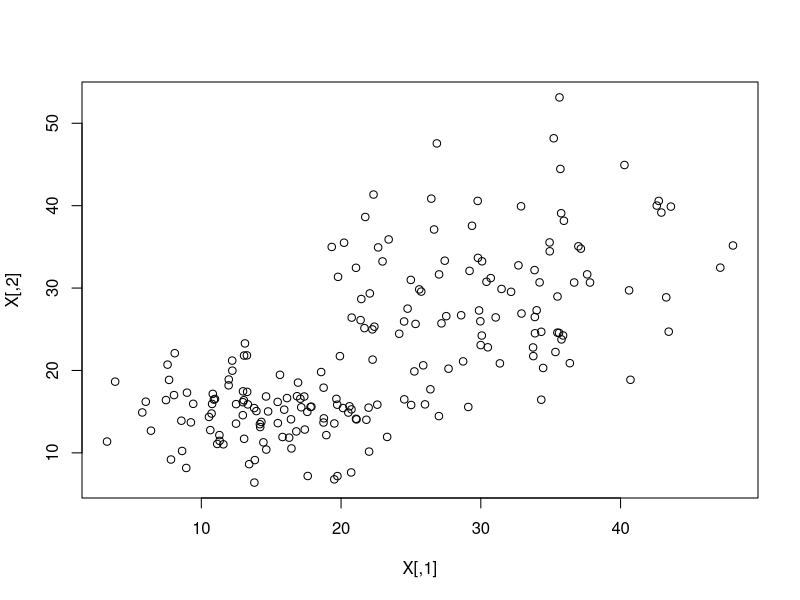
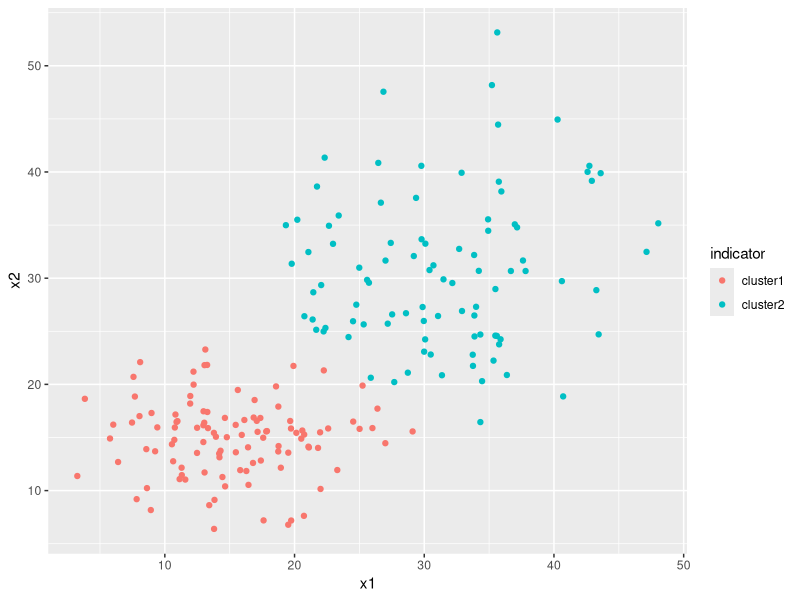

The R script that drew these images, in order:
####################################################
##### Stat 102B/Sanchez 
#####
##### NAME: Albert
##### ID: 404623355 
##### Date: 5/8/18  
#####  For lecture on k-means optimization algorithm
##### Using simulated MVN data for two different populations
##### to illustrate that it works. 
#####    
#############################################################

#######################################
# Programs for k-means algorithm of 
# made up data. 
#######################################

### generate an artificial X matrix to show 
## that algorithm works. 

X=matrix(0,ncol=2,nrow=200)  # space to put made up data 

# mean and covariance parameters of group 1
mu1 <- c(15, 15)
Sigma1 <- matrix(c(20, -.8, -.8, 15), nrow = 2, ncol = 2)

mu2 <- c(30,30)
Sigma2 <- matrix(c(40,0.6,0.6,60),ncol=2)

rmvn.eigen <-
  function(n, mu, Sigma) {
    # generate n random vectors from MVN(mu, Sigma)
    # dimension is inferred from mu and Sigma
    d <- length(mu)
    ev <- eigen(Sigma, symmetric = TRUE)
    lambda <- ev$values
    V <- ev$vectors
    R <- V %*% diag(sqrt(lambda)) %*% t(V)
    Z <- matrix(rnorm(n*d), nrow = n, ncol = d)
    X <- Z %*% R + matrix(mu, n, d, byrow = TRUE)
    X
  }

# generate the sample
X[1:100,] <- rmvn.eigen(100, mu1, Sigma1)
X[101:200,]<-rmvn.eigen(100,mu2,Sigma2)

#plot to get idea of initial values
plot(X)

###########choose initial values of mu#####
### The ones below are for the artificial data. ###### 

c1=c(12,12) #initial center for cluster 1
c2=c(35,35)  #initial center for cluster 2 

pastIndicator=200:1   #initial value for cluster allocation 
indicator=1:200     # past indicator will be compared with new indicator

### note: we initialize this way to get the algorithm started
## back to our generated data.       
###### We must iterate until z does not chang, e., until pastIndicator=indicator

while(sum(pastIndicator!=indicator)!=0) 
{
  pastIndicator=indicator; 
  
  #distance to current cluster centers
  dc1 =colSums((t(X)-c1)^2)
  dc2=colSums((t(X)-c2)^2)
  dMat=matrix(c(dc1,dc2),ncol=2)
  
  #decide which cluster each point belongs to 
  indicator = max.col(-dMat)
  
  # update the cluster centers
  c1=colMeans(X[indicator==1,])
  c2=colMeans(X[indicator==2,])
  
  # Make plot
}

c1   ## to see the mu's to which I converge for group 1
c2   # to see the mus to which I converge for group 2

library(ggplot2)
df = data.frame(x1=X[,1], x2=X[,2], indicator=ifelse(indicator==1, "cluster1", "cluster2"))
df2 = data.frame(rbind(c1, c2), cl=c("cluster1 mean", "cluster2 mean"))
ggplot(df) + geom_point(aes(x=x1,y=x2, col=indicator))

######## If you want to see which group each observation goes to 
########## you type 

indicator 
pastIndicator  

#### Both should be the same. IF you look at how we generated the data 
#### notice that we have used two multivariate normals with very different 
#### means and var-cov matrices.... You should have the first 100 observations in one 
#### group and the next 100 in another group, or very close. This may or may not 
### be the case for your data.


### Do a plot to show the clusters in different colors.  

# Can also do the same thing with 3 cluster
# X = matrix(0,ncol=3,nrow=200)
# mu3 = c(25,20)
# sigma3 = matrix(c(10, 0.3, 0.3, 10))
# 
# X[1:100,] <- rmvn.eigen(100, mu1, Sigma1)
# X[101:200,]<-rmvn.eigen(100,mu2,Sigma2)
# X[201:300,] = rmvn.eigen(100, mu3, sigma3)

# Do rest (if you'd like)